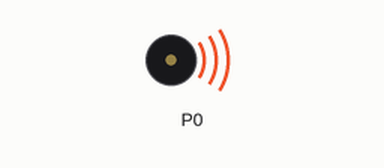
Recording of a program running on a simulated BBC micro:bit (MakeCode). On the bench: buzzer (waves = sounding). At 16.3 s the program stops and its outputs stay as they are.

Above: at 7.6 s.
At 16.4 s:
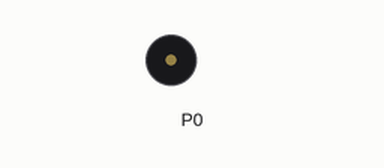
Timing chart, 0 to 17.8 s (numbered marks = the images above):
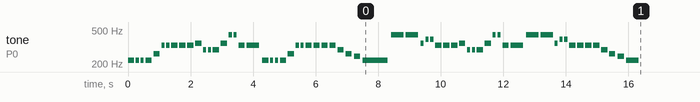

The program:

main.ts
```typescript
music.setTempo(300)
music.playTone(220, music.beat(BeatFraction.Whole))
basic.pause(50)
music.playTone(220, music.beat(BeatFraction.Half))
basic.pause(50)
music.playTone(220, music.beat(BeatFraction.Half))
basic.pause(50)
music.playTone(220, music.beat(BeatFraction.Whole))
basic.pause(50)
music.playTone(262, music.beat(BeatFraction.Whole))
basic.pause(50)
music.playTone(330, music.beat(BeatFraction.Half))
basic.pause(50)
music.playTone(330, music.beat(BeatFraction.Half))
basic.pause(50)
music.playTone(330, music.beat(BeatFraction.Whole))
basic.pause(50)
music.playTone(330, music.beat(BeatFraction.Whole))
basic.pause(50)
music.playTone(330, music.beat(BeatFraction.Whole))
basic.pause(50)
music.playTone(349, music.beat(BeatFraction.Whole))
basic.pause(50)
music.playTone(294, music.beat(BeatFraction.Half))
basic.pause(50)
music.playTone(294, music.beat(BeatFraction.Half))
basic.pause(50)
music.playTone(294, music.beat(BeatFraction.Whole))
basic.pause(50)
music.playTone(349, music.beat(BeatFraction.Whole))
basic.pause(50)
music.playTone(440, music.beat(BeatFraction.Half))
basic.pause(50)
music.playTone(440, music.beat(BeatFraction.Half))
basic.pause(50)
music.playTone(330, music.beat(BeatFraction.Whole))
basic.pause(50)
music.playTone(330, music.beat(BeatFraction.Double))
basic.pause(100)
music.playTone(220, music.beat(BeatFraction.Whole))
basic.pause(50)
music.playTone(220, music.beat(BeatFraction.Half))
basic.pause(50)
music.playTone(220, music.beat(BeatFraction.Half))
basic.pause(50)
music.playTone(220, music.beat(BeatFraction.Whole))
basic.pause(50)
music.playTone(262, music.beat(BeatFraction.Whole))
basic.pause(50)
music.playTone(330, music.beat(BeatFraction.Half))
basic.pause(50)
music.playTone(330, music.beat(BeatFraction.Half))
basic.pause(50)
music.playTone(330, music.beat(BeatFraction.Whole))
basic.pause(50)
music.playTone(330, music.beat(BeatFraction.Whole))
basic.pause(50)
music.playTone(330, music.beat(BeatFraction.Whole))
basic.pause(50)
music.playTone(330, music.beat(BeatFraction.Whole))
basic.pause(50)
music.playTone(294, music.beat(BeatFraction.Whole))
basic.pause(50)
music.playTone(262, music.beat(BeatFraction.Whole))
basic.pause(70)
music.playTone(247, music.beat(BeatFraction.Whole))
basic.pause(70)
music.playTone(220, music.beat(BeatFraction.Breve))
basic.pause(100)
music.playTone(440, music.beat(BeatFraction.Double))
basic.pause(70)
music.playTone(440, music.beat(BeatFraction.Double))
basic.pause(70)
music.playTone(349, music.beat(BeatFraction.Half))
basic.pause(50)
music.playTone(392, music.beat(BeatFraction.Half))
basic.pause(50)
music.playTone(392, music.beat(BeatFraction.Half))
basic.pause(50)
music.playTone(330, music.beat(BeatFraction.Whole))
basic.pause(50)
music.playTone(330, music.beat(BeatFraction.Whole))
basic.pause(50)
music.playTone(330, music.beat(BeatFraction.Whole))
basic.pause(50)
music.playTone(349, music.beat(BeatFraction.Whole))
basic.pause(50)
music.playTone(294, music.beat(BeatFraction.Half))
basic.pause(50)
music.playTone(294, music.beat(BeatFraction.Half))
basic.pause(50)
music.playTone(294, music.beat(BeatFraction.Whole))
basic.pause(50)
music.playTone(349, music.beat(BeatFraction.Whole))
basic.pause(50)
music.playTone(440, music.beat(BeatFraction.Half))
basic.pause(50)
music.playTone(440, music.beat(BeatFraction.Half))
basic.pause(50)
music.playTone(330, music.beat(BeatFraction.Whole))
basic.pause(50)
music.playTone(330, music.beat(BeatFraction.Double))
basic.pause(100)
music.playTone(440, music.beat(BeatFraction.Double))
basic.pause(50)
music.playTone(440, music.beat(BeatFraction.Double))
basic.pause(50)
music.playTone(349, music.beat(BeatFraction.Half))
basic.pause(50)
music.playTone(392, music.beat(BeatFraction.Half))
basic.pause(50)
music.playTone(392, music.beat(BeatFraction.Half))
basic.pause(50)
music.playTone(330, music.beat(BeatFraction.Whole))
basic.pause(50)
music.playTone(330, music.beat(BeatFraction.Whole))
basic.pause(50)
music.playTone(330, music.beat(BeatFraction.Whole))
basic.pause(50)
music.playTone(330, music.beat(BeatFraction.Whole))
basic.pause(50)
music.playTone(294, music.beat(BeatFraction.Whole))
basic.pause(50)
music.playTone(262, music.beat(BeatFraction.Whole))
basic.pause(70)
music.playTone(247, music.beat(BeatFraction.Whole))
basic.pause(70)
music.playTone(220, music.beat(BeatFraction.Double))
```

test.ts
```typescript
// 테스트는 여기로 이동합니다; 이 패키지가 확장으로 사용될 때 컴파일되지 않을 것 입니다.
```
